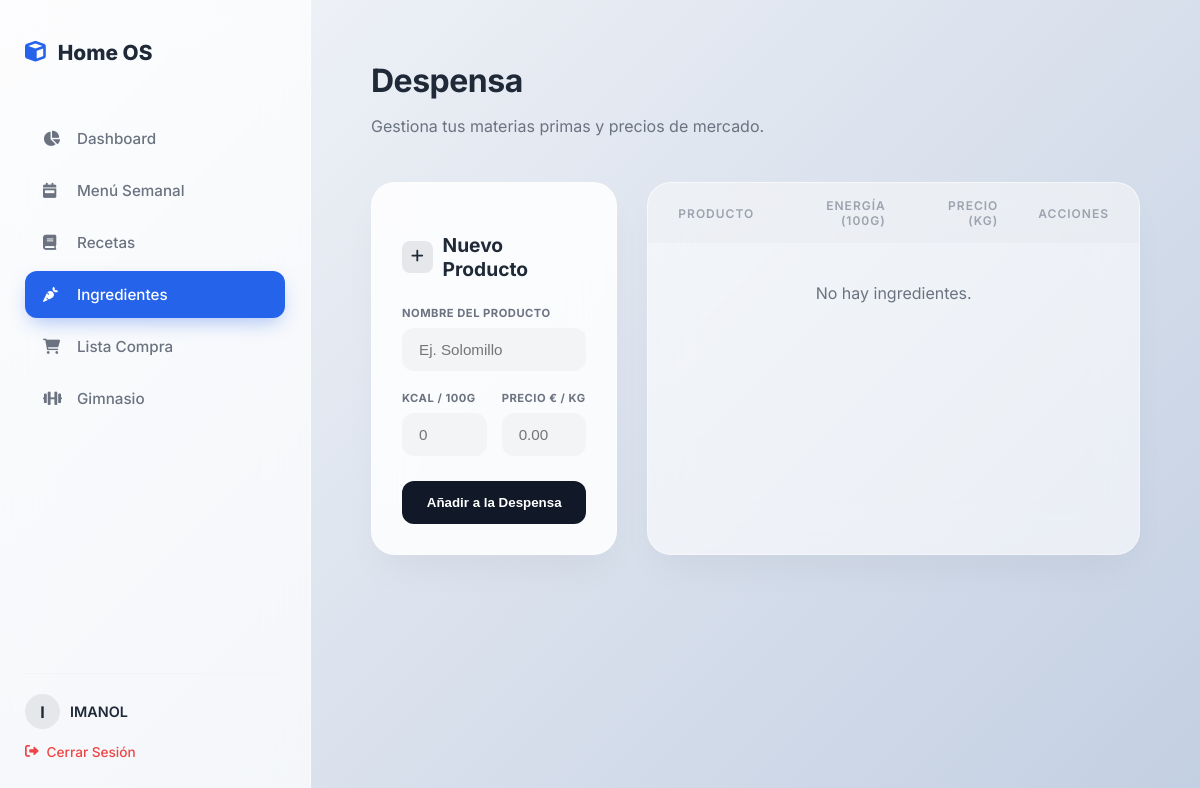
Before: /ingredients (signed in) with the older database file.
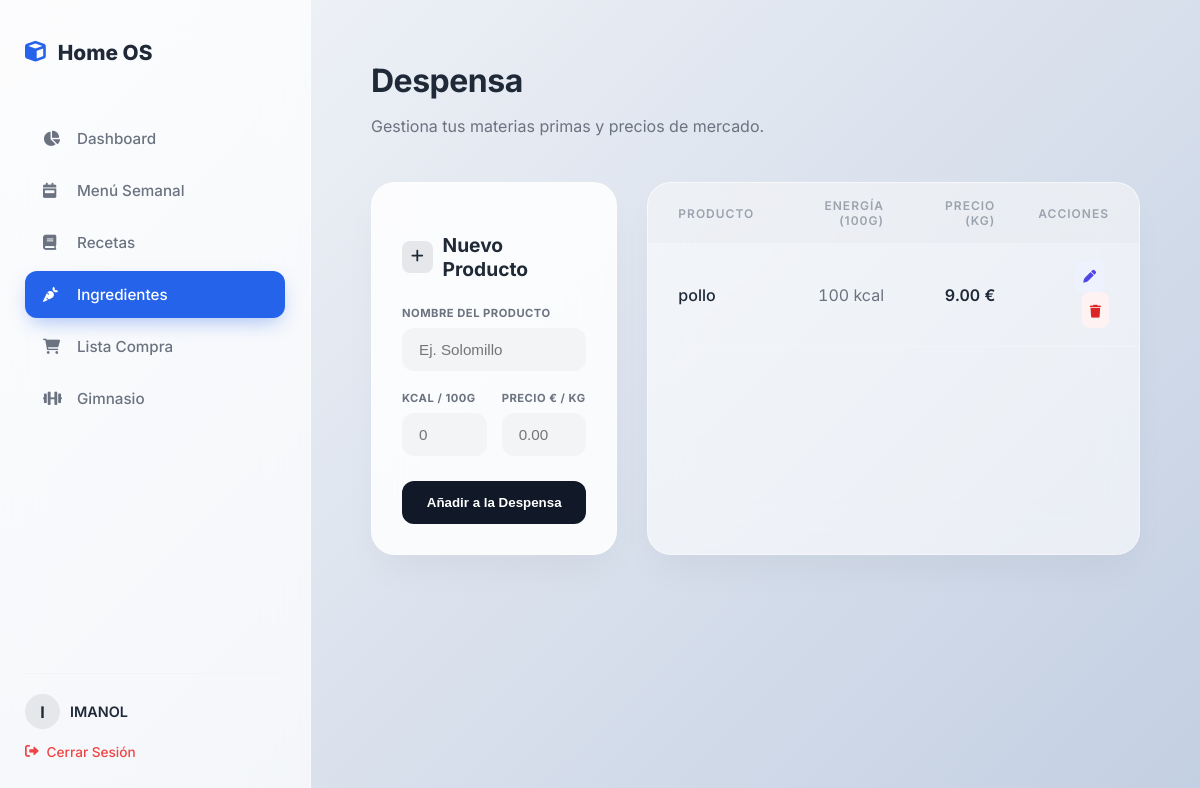
After: the same page with the newer database file.
### models.py (models this page shows)
class Ingredient(db.Model):
    __tablename__ = 'ingredient'
    id = db.Column(db.Integer, primary_key=True)
    name = db.Column(db.String(100), nullable=False)
    kcal_100g = db.Column(db.Float, nullable=False)
    price_kg = db.Column(db.Float, nullable=False)
    recipes_assoc = db.relationship("RecipeIngredient", back_populates="ingredient", cascade="all, delete-orphan")

### app.py (the view, shortened to what this page needs)
@app.route('/ingredients', methods=['GET', 'POST'])
@login_required
def ingredients_manager():
    all_ingredients = Ingredient.query.order_by(Ingredient.name).all()
    return render_template('ingredients.html', ingredients=all_ingredients)

### app.py (called while the page is built)
@login.user_loader
def load_user(id):
    return User.query.get(int(id))

### templates/ingredients.html (shortened to what the changed rows need)
{% extends "base.html" %}
{% block content %}
<div style="max-width: 1100px; margin: 0 auto; padding-bottom: 60px;">
    <div style="display: flex; justify-content: space-between; align-items: flex-end; margin-bottom: 30px;">
        <div>
            <h1 style="font-size: 2rem; font-weight: 700; letter-spacing: -0.5px; margin-bottom: 5px;">Despensa</h1>
        </div>
    </div>
    <div style="display: grid; grid-template-columns: 1fr 2fr; gap: 30px;">
        <div class="bento-card" style="padding: 0; overflow: hidden; background: rgba(255, 255, 255, 0.6);">
            <div style="overflow-x: auto;">
                <table style="width: 100%; border-collapse: collapse;">
                    <thead>
                        <tr style="background: rgba(0,0,0,0.02); text-align: left;">
                            <th class="th-premium" style="padding-left: 30px;">Producto</th>
                            <th class="th-premium" style="text-align: right;">Energía (100g)</th>
                            <th class="th-premium" style="text-align: right;">Precio (KG)</th>
                            <th class="th-premium" style="text-align: right; padding-right: 30px;">Acciones</th>
                        </tr>
                    </thead>
                    <tbody>
                        {% for ing in ingredients %}
                        <tr class="tr-hover">
                            <td style="padding: 18px 30px; font-weight: 500; color: var(--text-main);">
                                {{ ing.name }}
                            </td>
                            <td style="padding: 18px 20px; text-align: right; color: var(--text-muted); font-feature-settings: 'tnum';">
                                {{ ing.kcal_100g|int }} kcal
                            </td>
                            <td style="padding: 18px 20px; text-align: right; font-weight: 600; color: var(--text-main); font-feature-settings: 'tnum';">
                                {{ "%.2f"|format(ing.price_kg) }} €
                            </td>
                            <td style="padding: 18px 30px; text-align: right;">
                                <button onclick="openEditModal('{{ ing.id }}', '{{ ing.name }}', '{{ ing.kcal_100g }}', '{{ ing.price_kg }}')"
                                        style="border: none; background: #EEF2FF; color: #4F46E5; padding: 8px; border-radius: 8px; cursor: pointer; margin-right: 5px; transition: 0.2s;">
                                    <i class="fas fa-pen" style="font-size: 0.8rem;"></i>
                                </button>
                                <a href="{{ url_for('delete_ingredient', id=ing.id) }}"
                                   onclick="return confirm('¿Seguro que quieres borrar {{ ing.name }}? Se eliminará de las recetas también.')"
                                   style="display: inline-block; background: #FEF2F2; color: #DC2626; padding: 8px; border-radius: 8px; text-decoration: none; transition: 0.2s;">
                                    <i class="fas fa-trash" style="font-size: 0.8rem;"></i>
                                </a>
                            </td>
                        </tr>
                        {% else %}
                        <tr>
                            <td colspan="4" style="padding: 40px; text-align: center; color: var(--text-muted);">
                                No hay ingredientes.
                            </td>
                        </tr>
                        {% endfor %}
                    </tbody>
                </table>
            </div>
        </div>
    </div>
</div>
{% endblock %}

Changed rows visible on the page:
added Ingredient: name "pollo", kcal_100g "100", price_kg "9.00"
Other visible differences:
text no longer shown: "No hay ingredientes."
